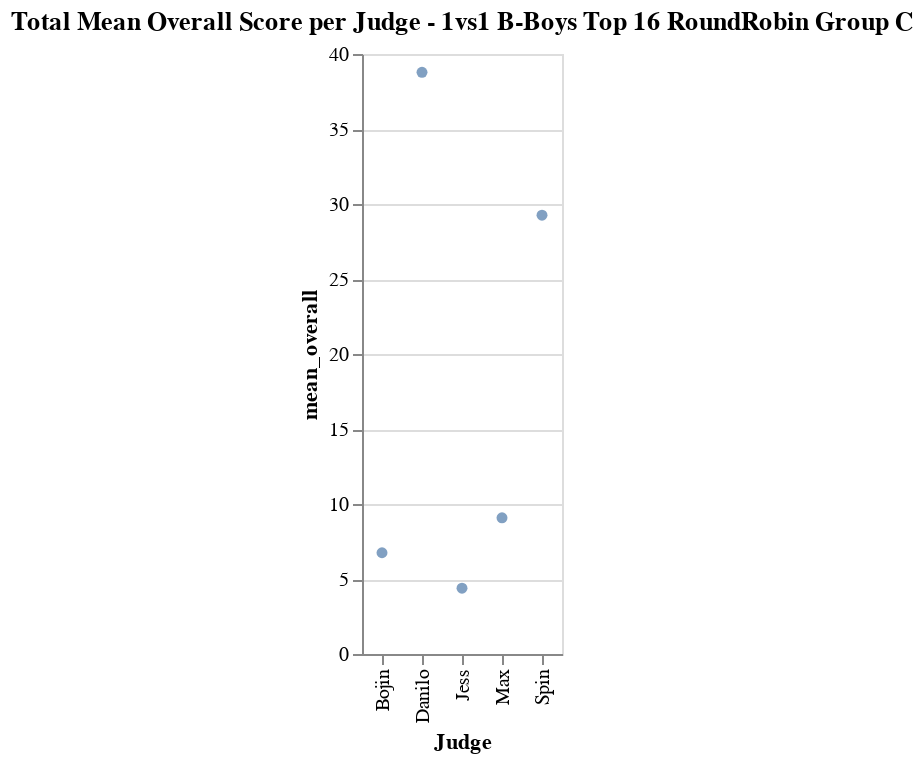

The cell this chart's notebook holds for it:
### Code cell
outlier_df0 = judge_df_cp[judge_df_cp['Category']==outliers['Category'].iloc[1]]

outlier_df00 = stat_groupby_judge(outlier_df0)

chart2 = alt.Chart(outlier_df00).mark_circle().encode(
    x='Judge:N',
    y='mean_overall:Q',
).properties(
    title='Total Mean Overall Score per Judge - '+outliers['Category'].iloc[1]
)

chart2

### Figure 1 — Vega-Lite specification as saved in the notebook (floating-point values rounded to 4 significant figures)
{"config": {"view": {"continuousWidth": 400, "continuousHeight": 300}}, "data": {"name": "data-635b44fb21d081fa89efb503fe07cee6"}, "mark": "circle", "encoding": {"x": {"field": "Judge", "type": "nominal"}, "y": {"field": "mean_overall", "type": "quantitative"}}, "title": "Total Mean Overall Score per Judge - 1vs1 B-Boys Top 16 RoundRobin Group C", "$schema": "https://vega.github.io/schema/vega-lite/v4.17.0.json", "datasets": {"data-635b44fb21d081fa89efb503fe07cee6": [{"Judge": "Bojin", "mean_overall": 6.75, "var_overall": 16.69, "min_overall": 0.67, "max_overall": 11.67, "median_overall": 8.5}, {"Judge": "Danilo", "mean_overall": 38.78, "var_overall": 444.0, "min_overall": 7.33, "max_overall": 73.0, "median_overall": 32.84}, {"Judge": "Jess", "mean_overall": 4.388, "var_overall": 2.259, "min_overall": 1.0, "max_overall": 6.33, "median_overall": 4.835}, {"Judge": "Max", "mean_overall": 9.082, "var_overall": 80.85, "min_overall": 0.33, "max_overall": 33.33, "median_overall": 7.0}, {"Judge": "Spin", "mean_overall": 29.25, "var_overall": 154.6, "min_overall": 3.67, "max_overall": 44.67, "median_overall": 30.5}]}}
